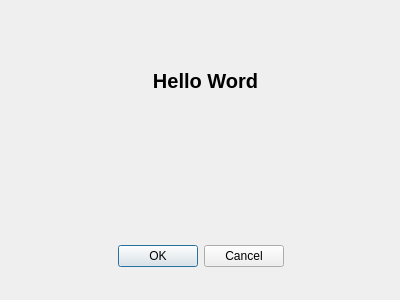
<?xml version="1.0" encoding="UTF-8"?>
<ui version="4.0">
 <class>Dialog</class>
 <widget class="QDialog" name="Dialog">
  <property name="geometry">
   <rect>
    <x>0</x>
    <y>0</y>
    <width>400</width>
    <height>300</height>
   </rect>
  </property>
  <property name="windowTitle">
   <string>Hello World</string>
  </property>
  <widget class="QDialogButtonBox" name="buttonBox">
   <property name="geometry">
    <rect>
     <x>30</x>
     <y>240</y>
     <width>341</width>
     <height>32</height>
    </rect>
   </property>
   <property name="mouseTracking">
    <bool>false</bool>
   </property>
   <property name="layoutDirection">
    <enum>Qt::LeftToRight</enum>
   </property>
   <property name="orientation">
    <enum>Qt::Horizontal</enum>
   </property>
   <property name="standardButtons">
    <set>QDialogButtonBox::Cancel|QDialogButtonBox::Ok</set>
   </property>
   <property name="centerButtons">
    <bool>true</bool>
   </property>
  </widget>
  <widget class="QLabel" name="label">
   <property name="geometry">
    <rect>
     <x>110</x>
     <y>50</y>
     <width>191</width>
     <height>61</height>
    </rect>
   </property>
   <property name="font">
    <font>
     <pointsize>15</pointsize>
     <weight>75</weight>
     <bold>true</bold>
    </font>
   </property>
   <property name="text">
    <string>Hello Word</string>
   </property>
   <property name="alignment">
    <set>Qt::AlignCenter</set>
   </property>
  </widget>
 </widget>
 <resources/>
 <connections>
  <connection>
   <sender>buttonBox</sender>
   <signal>accepted()</signal>
   <receiver>Dialog</receiver>
   <slot>accept()</slot>
   <hints>
    <hint type="sourcelabel">
     <x>248</x>
     <y>254</y>
    </hint>
    <hint type="destinationlabel">
     <x>157</x>
     <y>274</y>
    </hint>
   </hints>
  </connection>
  <connection>
   <sender>buttonBox</sender>
   <signal>rejected()</signal>
   <receiver>Dialog</receiver>
   <slot>reject()</slot>
   <hints>
    <hint type="sourcelabel">
     <x>316</x>
     <y>260</y>
    </hint>
    <hint type="destinationlabel">
     <x>286</x>
     <y>274</y>
    </hint>
   </hints>
  </connection>
 </connections>
</ui>
